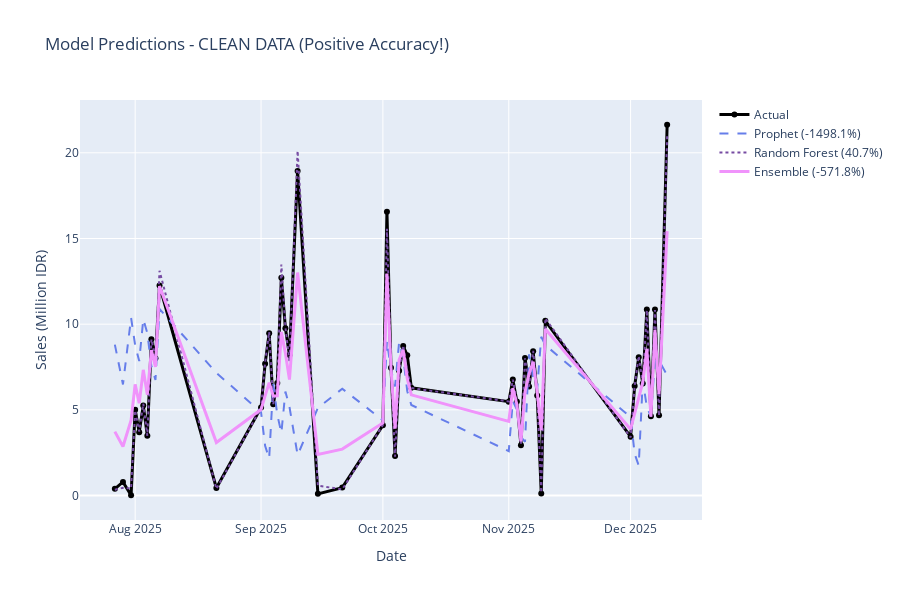

The code cell stored with this chart in its notebook:
### Code cell
# Visualize predictions
fig = go.Figure()

fig.add_trace(go.Scatter(
    x=test_data['Date'],
    y=y_test/1e6,
    mode='lines+markers',
    name='Actual',
    line=dict(color='black', width=3),
    marker=dict(size=6)
))

fig.add_trace(go.Scatter(
    x=test_data['Date'],
    y=prophet_pred/1e6,
    mode='lines',
    name=f'Prophet ({100-prophet_mape:.1f}%)',
    line=dict(color='#667eea', width=2, dash='dash')
))

fig.add_trace(go.Scatter(
    x=test_data['Date'],
    y=rf_pred/1e6,
    mode='lines',
    name=f'Random Forest ({100-rf_mape:.1f}%)',
    line=dict(color='#764ba2', width=2, dash='dot')
))

fig.add_trace(go.Scatter(
    x=test_data['Date'],
    y=ensemble_pred/1e6,
    mode='lines',
    name=f'Ensemble ({100-ensemble_mape:.1f}%)',
    line=dict(color='#f093fb', width=3)
))

fig.update_layout(
    title='Model Predictions - CLEAN DATA (Positive Accuracy!)',
    xaxis_title='Date',
    yaxis_title='Sales (Million IDR)',
    height=600,
    hovermode='x unified'
)

fig.show()

print("✅ Models should now show POSITIVE accuracy and follow the data!")
